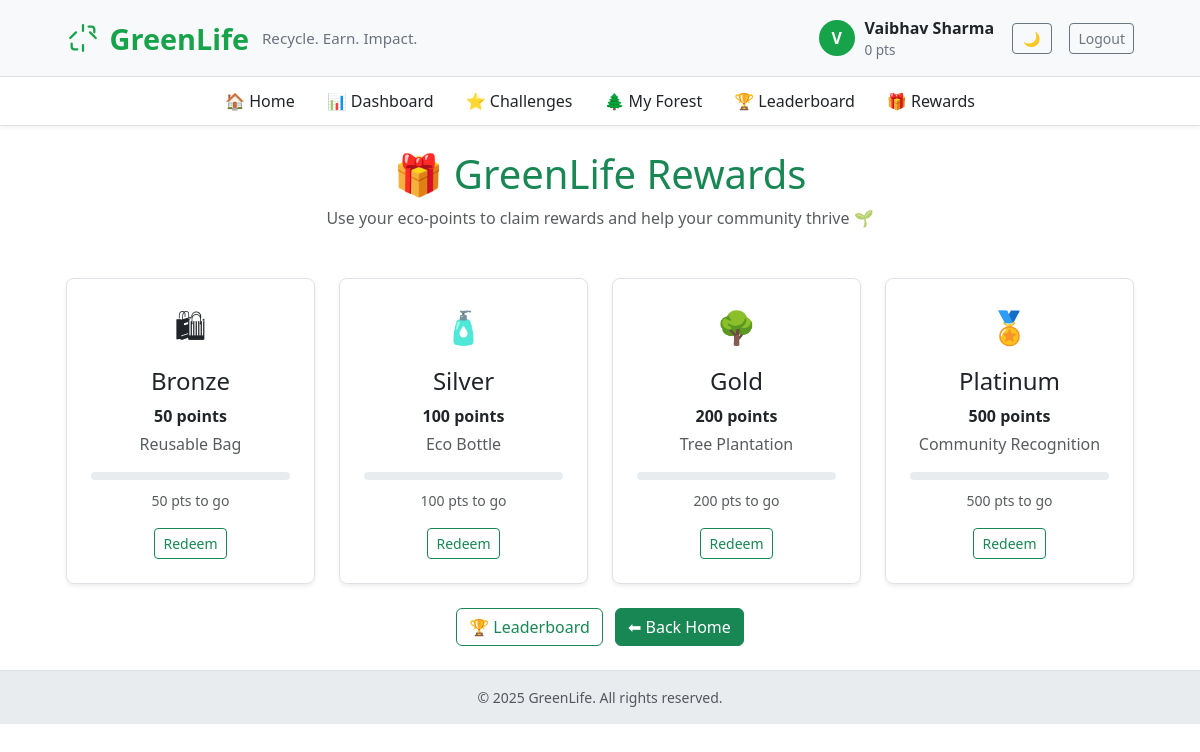
The app's page /rewards (signed in) with its own data.
### app.py (models this page shows, shortened)
class User(UserMixin, db.Model):
    id = db.Column(db.Integer, primary_key=True)
    name = db.Column(db.String(120), unique=True, nullable=False)
    email = db.Column(db.String(150), unique=True, nullable=True)
    phone = db.Column(db.String(20), nullable=True)
    password_hash = db.Column(db.String(200), nullable=True)
    points = db.Column(db.Integer, default=0)
    address = db.Column(db.String(300), nullable=True)
    tree_level = db.Column(db.Integer, default=0)

### app.py (the view)
@app.route("/rewards")
@login_required
def rewards():
    if not isinstance(current_user, User):
        flash("Rewards are for users only.")
        return redirect(url_for('index'))
    rewards_data = [
        {"tier": "Bronze", "points": 50, "reward": "Reusable Bag"},
        {"tier": "Silver", "points": 100, "reward": "Eco Bottle"},
        {"tier": "Gold", "points": 200, "reward": "Tree Plantation"},
        {"tier": "Platinum", "points": 500, "reward": "Community Recognition"}
    ]
    return render_template("rewards.html", rewards=rewards_data)

### app.py (called while the page is built)
@app.context_processor
def inject_now():
    return {'now': datetime.utcnow}

@login_manager.user_loader
def load_user(user_id):
    u = db.session.get(User, int(user_id))
    if u:
        return u
    return db.session.get(Rider, int(user_id))

### templates/rewards.html (shortened to what this page needs)
{% extends "base.html" %}
{% block content %}
<div class="text-center mb-5">
  <h1 class="display-6 text-success">🎁 GreenLife Rewards</h1>
  <p class="text-muted">Use your eco-points to claim rewards and help your community thrive 🌱</p>
</div>
<div class="row g-4">
  {% for reward in rewards %}
  <div class="col-md-6 col-lg-3">
    <div class="eco-card h-100 text-center p-4 border rounded-3 shadow-sm">
      <div class="reward-icon mb-3" style="font-size:32px;">
        {% if reward.tier == 'Bronze' %}🛍{% elif reward.tier == 'Silver' %}🧴{% elif reward.tier == 'Gold' %}🌳{% else %}🏅{% endif %}
      </div>
      <h4>{{ reward.tier }}</h4>
      <p class="fw-bold mb-1">{{ reward.points }} points</p>
      <p class="text-muted">{{ reward.reward }}</p>
      {% set user_pts = current_user.points or 0 %}
      <div class="progress mb-2" style="height:8px;">
      </div>
      <small class="text-muted">
        {% if user_pts >= reward.points %}✅ Eligible{% else %}{{ reward.points - user_pts }} pts to go{% endif %}
      </small>
      <div class="mt-3">
        <button class="btn btn-outline-success btn-sm" onclick="alert('Redeem coming soon!')">Redeem</button>
      </div>
    </div>
  </div>
  {% endfor %}
</div>
<div class="text-center mt-4">
  <a href="{{ url_for('leaderboard') }}" class="btn btn-outline-success">🏆 Leaderboard</a>
  <a href="{{ url_for('index') }}" class="btn btn-success ms-2">⬅ Back Home</a>
</div>
{% endblock %}

### templates/base.html (shortened to what this page needs)
<!doctype html>
<html lang="en">
<head>
  <link href="https://cdn.jsdelivr.net/npm/bootstrap@5.3.2/dist/css/bootstrap.min.css" rel="stylesheet">
</head>
<body>
  <header class="brand-bar">
    <div class="container-narrow d-flex justify-content-between align-items-center">
      <div class="d-flex align-items-center">
        <a href="{{ url_for('index') }}" class="brand-title text-decoration-none">
          <span>GreenLife</span>
          <small class="brand-sub d-none d-md-inline">Recycle. Earn. Impact.</small>
        </a>
      </div>
      <nav>
        {% if current_user.is_authenticated %}
        <div class="user-bubble">
          <div class="avatar">{{ current_user.name[0]|upper }}</div>
          <div class="d-none d-md-block">
            <div style="font-weight:700">{{ current_user.name }}</div>
            {% if current_user.points is defined %}
              <div style="font-size:.85rem; color:#6b7280">{{ current_user.points or 0 }} pts</div>
            {% else %}
              <div style="font-size:.85rem; color:#6b7280">Rider Account</div>
            {% endif %}
          </div>
          <button id="theme-toggle" class="btn btn-outline-secondary btn-sm ms-2" style="width: 40px;"></button>
          <a href="{{ url_for('logout') }}" class="btn btn-outline-secondary btn-sm ms-2">Logout</a>
        </div>
        {% else %}
        <div>
          <button id="theme-toggle" class="btn btn-outline-secondary btn-sm me-2" style="width: 40px;"></button>
          <a href="{{ url_for('login') }}" class="btn btn-primary btn-sm">Login</a>
          <a href="{{ url_for('signup') }}" class="btn btn-outline-success btn-sm ms-2">Sign up</a>
        </div>
        {% endif %}
      </nav>
    </div>
  </header>
  {% if current_user.is_authenticated and current_user.points is defined %}
  <nav class="sub-nav sticky-top">
    <div class="container-narrow d-flex justify-content-center">
      <ul class="nav">
        <li class="nav-item"><a class="nav-link" href="{{ url_for('index') }}">🏠 Home</a></li>
        <li class="nav-item"><a class="nav-link" href="{{ url_for('dashboard') }}">📊 Dashboard</a></li>
        <li class="nav-item"><a class="nav-link" href="{{ url_for('challenges') }}">⭐ Challenges</a></li>
        <li class="nav-item"><a class="nav-link" href="{{ url_for('forest') }}">🌲 My Forest</a></li>
        <li class="nav-item"><a class="nav-link" href="{{ url_for('leaderboard') }}">🏆 Leaderboard</a></li>
        <li class="nav-item"><a class="nav-link" href="{{ url_for('rewards') }}">🎁 Rewards</a></li>
      </ul>
    </div>
  </nav>
  {% endif %}
  <main class="py-4">
    <div class="container container-narrow">
      {% block content %}{% endblock %}
    </div>
  </main>
  <footer class="text-center py-3 small text-muted">
    © {{ now().year }} GreenLife. All rights reserved.
  </footer>
</body>
</html>

### templates/base.html (style rules this page uses)
:root { --eco-green: #16a34a; --eco-dark: #0f5132; --eco-light: #f0fdf4; }
body { background-color: var(--bs-body-bg); min-height: 100vh; font-family: 'Segoe UI', system-ui, sans-serif; }
.brand-bar { background-color: var(--bs-tertiary-bg); border-bottom: 1px solid var(--bs-border-color); padding: 16px 0; }
.brand-title { color: var(--eco-green); font-weight: 800; font-size: 1.8rem; display: inline-flex; align-items: center; gap: .6rem; }
.brand-sub { color: #6b7280; font-weight: 500; font-size: .95rem; margin-left: .2rem; }
.user-bubble { display: flex; align-items: center; gap: .6rem; }
.avatar { width: 36px; height: 36px; border-radius: 50%; background: var(--eco-green); color: white; display: inline-flex; align-items: center; justify-content: center; font-weight: 700; }
.container-narrow { max-width: 1100px; margin: 0 auto; padding: 0 1rem; }
footer { background-color: var(--bs-secondary-bg); border-top: 1px solid var(--bs-border-color); }
.sub-nav { background-color: var(--bs-body-bg); border-bottom: 1px solid var(--bs-border-color); box-shadow: 0 2px 4px rgba(0,0,0,0.05); }
.sub-nav .nav-link { color: var(--bs-body-color); font-weight: 500; padding: .75rem 1rem; }

### records on screen
User: name "V", name "Vaibhav Sharma", points "0"

### other values on screen
{{ reward.tier }} "Bronze" "Silver" "Gold" "Platinum"
{{ reward.points }} "50" "100" "200" "500"
{{ reward.reward }} "Reusable Bag" "Eco Bottle" "Tree Plantation" "Community Recognition"
{{ reward.points - user_pts }} "50" "100" "200" "500"
